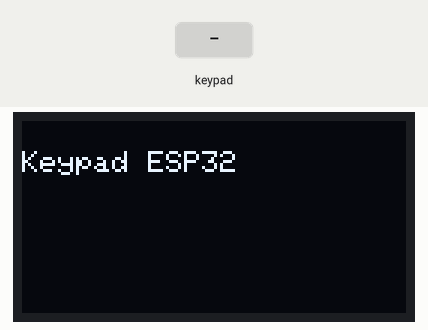
A sketch run on a simulated ESP32. Shown: 128×64 one-colour display. The test bench sets the inputs (shaded band).

Above: at 5.2 s.
5.3 s: keypad keys 1 4 1 2 1 9 1 8 # pressed 0.4 s apart
At 5.53 s:
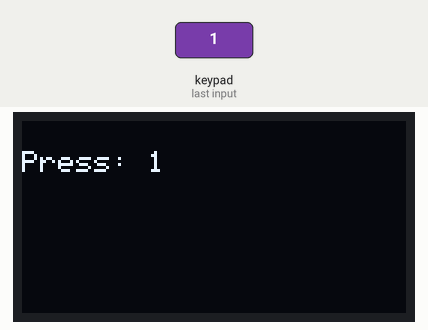
At 9.7 s:
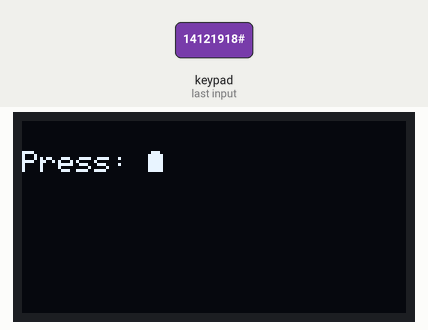
10.4 s: key '3' pressed
Timing chart, 0 to 13.4 s (numbered marks = the images above; inputs shaded):
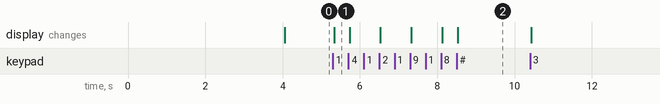

The sketch:

program.ino
```cpp
#include <Wire.h>
#include <Adafruit_GFX.h>
#include <Adafruit_SSD1306.h>
#include <Keypad.h>

#define LEBAR_LAYAR 128 // Lebar layar OLED yang digunakan
#define TINGGI_LAYAR 64 // Tinggi layar OLED yang digunakan


Adafruit_SSD1306 oled(LEBAR_LAYAR, TINGGI_LAYAR, &Wire, -1);
const byte BARIS = 4; //Jumlah Baris Keypad
const byte KOLOM = 4; //Jumlah Kolom Keypad

char hexaKeys[BARIS][KOLOM] = {

  {'1', '2', '3', 'A'},
  {'4', '5', '6', 'B'},
  {'7', '8', '9', 'C'},
  {'*', '0', '#', 'D'}

};
byte rowPins[BARIS] = { 14, 12, 19, 18 };

byte colPins[KOLOM] = { 5, 4, 2, 15 };

Keypad customKeypad = Keypad(makeKeymap(hexaKeys), rowPins, colPins, BARIS, KOLOM);


void setup() {
  Serial.begin(9600);

  // initialize OLED display with I2C address 0x3C
  if (!oled.begin(SSD1306_SWITCHCAPVCC, 0x3C)) {
    Serial.println(F("failed to start SSD1306 OLED"));
    while (1);
  }

  delay(2000);
  oled.clearDisplay(); // clear display

  oled.setTextSize(1);         // Atur ukuran text
  oled.setTextColor(WHITE);    // Atur warna text
  oled.setCursor(0, 10);       // Atur posisi text pada display
  oled.println("Keypad ESP32"); // Text yang dicetak
  delay(2000);
  oled.display();
  oled.clearDisplay();// menampilkan display OLED
}

void loop() {
  char customKey = customKeypad.getKey();
    if (customKey){

    oled.setTextSize(1);
    oled.setTextColor(WHITE);
    oled.setCursor(0,10);
    oled.print("Press: ");
    oled.print(customKey);
    oled.display();

    delay(100);

  }
}
```

Measured:
- after the input at 5.3 s, the display: changes at once (image 1)
